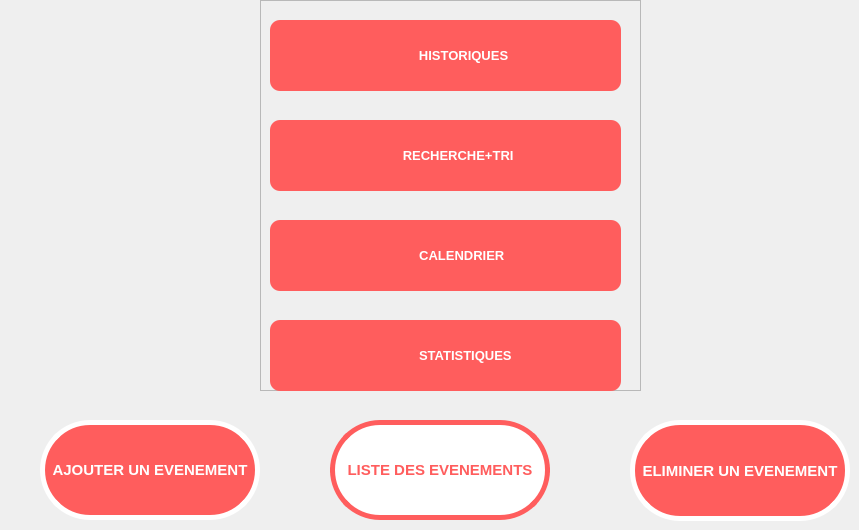
       <widget class="QWidget" name="page_6">
        <widget class="QFrame" name="frame_12">
         <property name="geometry">
          <rect>
           <x>260</x>
           <y>0</y>
           <width>381</width>
           <height>391</height>
          </rect>
         </property>
         <property name="frameShape">
          <enum>QFrame::StyledPanel</enum>
         </property>
         <property name="frameShadow">
          <enum>QFrame::Raised</enum>
         </property>
         <widget class="QPushButton" name="pushButton_HISTORIQUES">
          <property name="geometry">
           <rect>
            <x>10</x>
            <y>20</y>
            <width>351</width>
            <height>71</height>
           </rect>
          </property>
          <property name="font">
           <font>
            <pointsize>-1</pointsize>
            <bold>true</bold>
            <underline>false</underline>
            <kerning>true</kerning>
           </font>
          </property>
          <property name="styleSheet">
           <string notr="true">/*-----QPushButton-----*/
QPushButton
{
	background-color:#FF5D5D;



	color: #ffffff;
	font-size: 13px;
	font-weight: bold;
	border: 5px;
	border-radius:10px;
	padding: 5px;

}

QPushButton::hover
{
background-color: qlineargradient(spread:pad, x1:0, y1:0.511, x2:1, y2:0.511, stop:0 rgba(0, 180, 150, 220),stop:1 rgba(50, 220, 200, 220));

	color: #FF5D5D; 
}
QPushButton::pressed
{background-color: qlineargradient(stop:0 rgba(0, 207, 179, 255),stop:1 rgba(70, 255, 230, 255));

	color: #FF5D5D; 

}</string>
          </property>
          <property name="text">
           <string>          HISTORIQUES</string>
          </property>
          <property name="icon">
           <iconset>
            <normaloff>../../../jour_j/archiver.png</normaloff>../../../jour_j/archiver.png</iconset>
          </property>
          <property name="checkable">
           <bool>true</bool>
          </property>
          <property name="checked">
           <bool>true</bool>
          </property>
         </widget>
         <widget class="QPushButton" name="pushButton_RECH_TRI">
          <property name="geometry">
           <rect>
            <x>10</x>
            <y>120</y>
            <width>351</width>
            <height>71</height>
           </rect>
          </property>
          <property name="font">
           <font>
            <pointsize>-1</pointsize>
            <bold>true</bold>
            <underline>false</underline>
            <kerning>true</kerning>
           </font>
          </property>
          <property name="cursor">
           <cursorShape>ArrowCursor</cursorShape>
          </property>
          <property name="styleSheet">
           <string notr="true">/*-----QPushButton-----*/
QPushButton
{
	background-color:#FF5D5D;



	color: #ffffff;
	font-size: 13px;
	font-weight: bold;
	border: 5px;
	border-radius:10px;
	padding: 5px;

}

QPushButton::hover
{
background-color: qlineargradient(spread:pad, x1:0, y1:0.511, x2:1, y2:0.511, stop:0 rgba(0, 180, 150, 220),stop:1 rgba(50, 220, 200, 220));

	color: #FF5D5D; 
}
QPushButton::pressed
{background-color: qlineargradient(stop:0 rgba(0, 207, 179, 255),stop:1 rgba(70, 255, 230, 255));

	color: #FF5D5D; 

}</string>
          </property>
          <property name="text">
           <string>       RECHERCHE+TRI</string>
          </property>
          <property name="icon">
           <iconset>
            <normaloff>../../../../../Downloads/rechercher.png</normaloff>../../../../../Downloads/rechercher.png</iconset>
          </property>
         </widget>
         <widget class="QPushButton" name="pushButton_Calendrier">
          <property name="geometry">
           <rect>
            <x>10</x>
            <y>220</y>
            <width>351</width>
            <height>71</height>
           </rect>
          </property>
          <property name="font">
           <font>
            <pointsize>-1</pointsize>
            <bold>true</bold>
            <underline>false</underline>
            <kerning>true</kerning>
           </font>
          </property>
          <property name="styleSheet">
           <string notr="true">/*-----QPushButton-----*/
QPushButton
{
	background-color:#FF5D5D;



	color: #ffffff;
	font-size: 13px;
	font-weight: bold;
	border: 5px;
	border-radius:10px;
	padding: 5px;

}

QPushButton::hover
{
background-color: qlineargradient(spread:pad, x1:0, y1:0.511, x2:1, y2:0.511, stop:0 rgba(0, 180, 150, 220),stop:1 rgba(50, 220, 200, 220));

	color: #FF5D5D; 
}
QPushButton::pressed
{background-color: qlineargradient(stop:0 rgba(0, 207, 179, 255),stop:1 rgba(70, 255, 230, 255));

	color: #FF5D5D; 

}</string>
          </property>
          <property name="text">
           <string>         CALENDRIER</string>
          </property>
          <property name="icon">
           <iconset>
            <normaloff>../../../../../Downloads/calendrier.png</normaloff>../../../../../Downloads/calendrier.png</iconset>
          </property>
         </widget>
         <widget class="QPushButton" name="pushButton_STATISTIQUES">
          <property name="geometry">
           <rect>
            <x>10</x>
            <y>320</y>
            <width>351</width>
            <height>71</height>
           </rect>
          </property>
          <property name="font">
           <font>
            <pointsize>-1</pointsize>
            <bold>true</bold>
            <underline>false</underline>
            <kerning>true</kerning>
           </font>
          </property>
          <property name="styleSheet">
           <string notr="true">/*-----QPushButton-----*/
QPushButton
{
	background-color:#FF5D5D;



	color: #ffffff;
	font-size: 13px;
	font-weight: bold;
	border: 5px;
	border-radius:10px;
	padding: 5px;

}

QPushButton::hover
{
background-color: qlineargradient(spread:pad, x1:0, y1:0.511, x2:1, y2:0.511, stop:0 rgba(0, 180, 150, 220),stop:1 rgba(50, 220, 200, 220));

	color: #FF5D5D; 
}
QPushButton::pressed
{background-color: qlineargradient(stop:0 rgba(0, 207, 179, 255),stop:1 rgba(70, 255, 230, 255));

	color: #FF5D5D; 

}</string>
          </property>
          <property name="text">
           <string>           STATISTIQUES</string>
          </property>
          <property name="icon">
           <iconset>
            <normaloff>../../../../../Downloads/stat.png</normaloff>../../../../../Downloads/stat.png</iconset>
          </property>
         </widget>
        </widget>
        <widget class="QPushButton" name="pushButton_Eliminer_ev">
         <property name="geometry">
          <rect>
           <x>630</x>
           <y>420</y>
           <width>220</width>
           <height>101</height>
          </rect>
         </property>
         <property name="minimumSize">
          <size>
           <width>120</width>
           <height>100</height>
          </size>
         </property>
         <property name="maximumSize">
          <size>
           <width>220</width>
           <height>230</height>
          </size>
         </property>
         <property name="styleSheet">
          <string notr="true">QPushButton
{
 background-color: #FF5D5D;
 border-style: solid;
 border-width:5px;
 border-radius:50px;
 border-color:white;
 max-width:200px;
 max-height:210px;
 min-width:100px;
 min-height:80px;


color: #ffffff;
	font-size: 15px;
	font-weight: bold;

	padding: 5px;
}

QPushButton::hover
{
background-color: white;
border-color: #FF5D5D;
	color: #FF5D5D; 
}
QPushButton::pressed
{background-color: qlineargradient(stop:0 rgba(0, 207, 179, 255),stop:1 rgba(70, 255, 230, 255));

	color: black; 

}</string>
         </property>
         <property name="text">
          <string>ELIMINER UN EVENEMENT</string>
         </property>
         <property name="icon">
          <iconset>
           <normaloff>../../../../../Downloads/delete.png</normaloff>../../../../../Downloads/delete.png</iconset>
         </property>
        </widget>
        <widget class="QPushButton" name="pushButton_liste_ev">
         <property name="geometry">
          <rect>
           <x>330</x>
           <y>420</y>
           <width>220</width>
           <height>100</height>
          </rect>
         </property>
         <property name="minimumSize">
          <size>
           <width>120</width>
           <height>100</height>
          </size>
         </property>
         <property name="maximumSize">
          <size>
           <width>220</width>
           <height>230</height>
          </size>
         </property>
         <property name="styleSheet">
          <string notr="true">QPushButton{
 background-color: white;
 border-style: solid;
 border-width:5px;
 border-radius:50px;
 border-color: #FF5D5D;
 max-width:200px;
 max-height:210px;
 min-width:100px;
 min-height:80px;

color: #FF5D5D;
	font-size: 15px;
	font-weight: bold;

	padding: 5px;
}
QPushButton::hover
{
background-color: #FF5D5D;
border-color:white ;
	color: white; 
}
QPushButton::pressed
{background-color: qlineargradient(stop:0 rgba(0, 207, 179, 255),stop:1 rgba(70, 255, 230, 255));

	color: FF5D5D; 

}</string>
         </property>
         <property name="text">
          <string>LISTE DES EVENEMENTS</string>
         </property>
         <property name="icon">
          <iconset>
           <normaloff>../../../../../Downloads/file.png</normaloff>../../../../../Downloads/file.png</iconset>
         </property>
        </widget>
        <widget class="QPushButton" name="pushButton_ajouter_ev">
         <property name="geometry">
          <rect>
           <x>40</x>
           <y>420</y>
           <width>220</width>
           <height>100</height>
          </rect>
         </property>
         <property name="minimumSize">
          <size>
           <width>120</width>
           <height>100</height>
          </size>
         </property>
         <property name="maximumSize">
          <size>
           <width>220</width>
           <height>230</height>
          </size>
         </property>
         <property name="styleSheet">
          <string notr="true">QPushButton{ 
background-color: #FF5D5D;
 border-style: solid;
 border-width:5px;
 border-radius:50px;
 border-color:white ;
 max-width:200px;
 max-height:210px;
 min-width:100px;
 min-height:80px;

color: #ffffff;
	font-size: 15px;
	font-weight: bold;

	padding: 5px;
}
QPushButton::hover
{
background-color: white;
border-color: #FF5D5D;
	color: #FF5D5D; 
}
QPushButton::pressed
{background-color: qlineargradient(stop:0 rgba(0, 207, 179, 255),stop:1 rgba(70, 255, 230, 255));

	color: black; 

}</string>
         </property>
         <property name="text">
          <string>AJOUTER UN EVENEMENT</string>
         </property>
         <property name="icon">
          <iconset>
           <normaloff>../../../../../Downloads/add.png</normaloff>../../../../../Downloads/add.png</iconset>
         </property>
        </widget>
       </widget>
